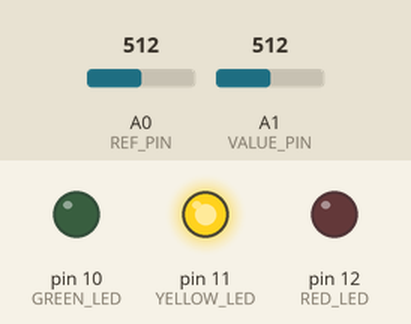
Recording of a sketch running on a simulated Arduino Uno, built with avr-gcc and run on an emulated ATmega328P. On the bench: output pins drawn as LEDs (lit = HIGH). The inputs (shaded band) are chosen by the test bench; at power-on: A0 (REF_PIN) = 512, A1 (VALUE_PIN) = 512.

Above: at 1.2 s.
1.3 s: A0 (REF_PIN) set to 561
2.8 s: A0 (REF_PIN) set to 579
At 4.0 s:
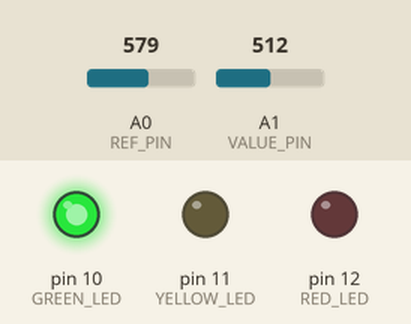
4.3 s: A1 (VALUE_PIN) set to 537
At 5.3 s:
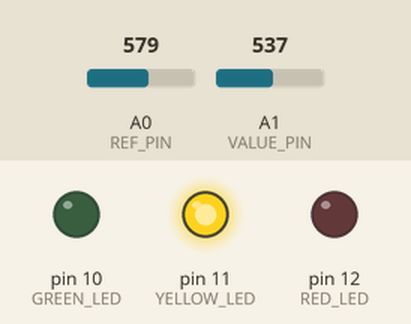
5.8 s: A1 (VALUE_PIN) set to 572
7.3 s: A1 (VALUE_PIN) set to 587
At 7.6 s:
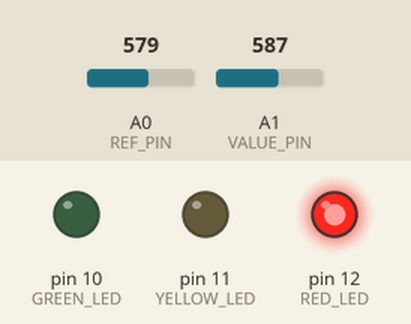
8.8 s: A1 (VALUE_PIN) set to 511
At 10.0 s:
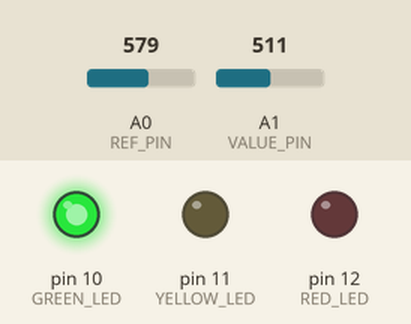
Timing chart, 0 to 11.3 s (numbered marks = the images above; inputs shaded):
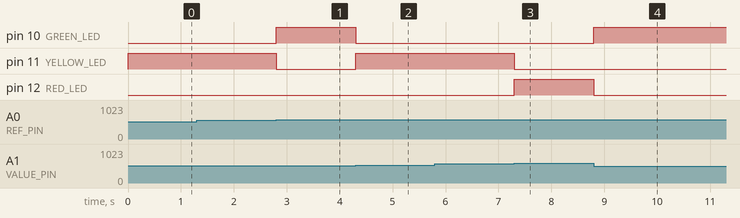

The sketch:

trafficlight.ino
```cpp
#define REF_PIN A0
#define VALUE_PIN A1

#define RED_LED 12
#define YELLOW_LED 11
#define GREEN_LED 10

void setup() {
  pinMode(REF_PIN, INPUT);
  pinMode(VALUE_PIN, INPUT);
  pinMode(RED_LED, OUTPUT);
  pinMode(YELLOW_LED, OUTPUT);
  pinMode(GREEN_LED, OUTPUT);
}

void loop() {
  int ref = analogRead(REF_PIN);
  int nintyPercentOfRef = ref * 0.9;
  int value = analogRead(VALUE_PIN);

  boolean redIsOn = value > ref;
  boolean yellowIsOn = !redIsOn && value > nintyPercentOfRef;
  boolean greenIsOn = !redIsOn && !yellowIsOn;

  digitalWrite(RED_LED, redIsOn ? HIGH : LOW);
  digitalWrite(YELLOW_LED, yellowIsOn ? HIGH : LOW);
  digitalWrite(GREEN_LED, greenIsOn ? HIGH : LOW);
}
```

Measured:
- the behaviour switches between 568 and 569 on A0 (REF_PIN) (found by bisection; images 0 and 1)
- the behaviour switches between 521 and 522 on A1 (VALUE_PIN) (found by bisection; images 1 and 2)
- the behaviour switches between 579 and 580 on A1 (VALUE_PIN) (found by bisection; images 2 and 3)
- after the input at 1.3 s, every drawn part: stays the same
- after the input at 2.8 s, pin 10 (GREEN_LED): LOW → HIGH at once; pin 11 (YELLOW_LED): HIGH → LOW at once
- after the input at 4.3 s, pin 10 (GREEN_LED): HIGH → LOW at once; pin 11 (YELLOW_LED): LOW → HIGH at once
- after the input at 5.8 s, every drawn part: stays the same
- after the input at 7.3 s, pin 11 (YELLOW_LED): HIGH → LOW at once; pin 12 (RED_LED): LOW → HIGH at once
- after the input at 8.8 s, pin 10 (GREEN_LED): LOW → HIGH at once; pin 12 (RED_LED): HIGH → LOW at once
